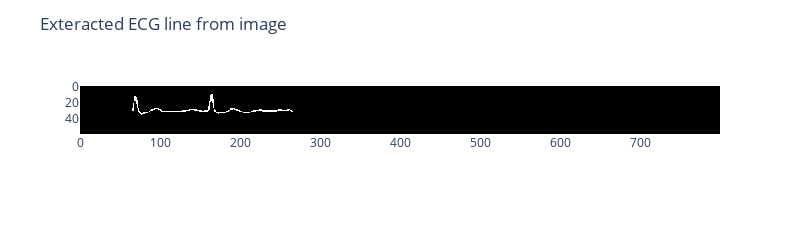
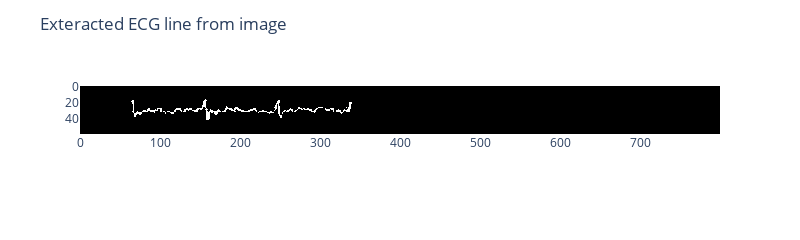

Source (notebook cell) for these figures, in order:
### Code cell
for i, image in enumerate(images):
    temporal_indecies = list()
    # color_map = find_color_space(dcm)

    print(i+1)
    img_visualization(image[-1,:,:,:])
    # pass the 3D image
    coordinates  = extraction(image[-1,:,:,:].squeeze())
    print(coordinates)
    
    
    temporal_indecies.append(cycle_indentifier(image, coordinates))

    # print('\n')
    # for temporal_index in temporal_indecies[0]:
    #     img_visualization(image[temporal_index,:,:,:])

    print('---------------------------------------------------------------')

### Figure 1 — Plotly figure (JSON) as saved in the notebook; plotly's stock layout.template omitted (floating-point values rounded to 4 significant figures; data arrays with more than 128 entries replaced by an {"elided": "..."} marker saying what was removed)
{"data": [{"coloraxis": "coloraxis", "hovertemplate": "x: %{x}<br>y: %{y}<br>color: %{z}<extra></extra>", "name": "0", "type": "heatmap", "xaxis": "x", "yaxis": "y", "z": {"elided": "60x800 int values"}}], "layout": {"coloraxis": {"colorscale": [[0, "rgb(0, 0, 0)"], [0.09091, "rgb(16, 16, 16)"], [0.1818, "rgb(38, 38, 38)"], [0.2727, "rgb(59, 59, 59)"], [0.3636, "rgb(81, 80, 80)"], [0.4545, "rgb(102, 101, 101)"], [0.5455, "rgb(124, 123, 122)"], [0.6364, "rgb(146, 146, 145)"], [0.7273, "rgb(171, 171, 170)"], [0.8182, "rgb(197, 197, 195)"], [0.9091, "rgb(224, 224, 223)"], [1, "rgb(254, 254, 253)"]], "showscale": false}, "height": 200, "margin": {"t": 60}, "title": {"text": "Exteracted ECG line from image"}, "width": 800, "xaxis": {"anchor": "y", "constrain": "domain", "domain": [0, 1], "scaleanchor": "y"}, "yaxis": {"anchor": "x", "autorange": "reversed", "constrain": "domain", "domain": [0, 1]}}}

### Figure 2 — Plotly figure (JSON) as saved in the notebook; plotly's stock layout.template omitted (floating-point values rounded to 4 significant figures; data arrays with more than 128 entries replaced by an {"elided": "..."} marker saying what was removed)
{"data": [{"coloraxis": "coloraxis", "hovertemplate": "x: %{x}<br>y: %{y}<br>color: %{z}<extra></extra>", "name": "0", "type": "heatmap", "xaxis": "x", "yaxis": "y", "z": {"elided": "60x800 int values"}}], "layout": {"coloraxis": {"colorscale": [[0, "rgb(0, 0, 0)"], [0.09091, "rgb(16, 16, 16)"], [0.1818, "rgb(38, 38, 38)"], [0.2727, "rgb(59, 59, 59)"], [0.3636, "rgb(81, 80, 80)"], [0.4545, "rgb(102, 101, 101)"], [0.5455, "rgb(124, 123, 122)"], [0.6364, "rgb(146, 146, 145)"], [0.7273, "rgb(171, 171, 170)"], [0.8182, "rgb(197, 197, 195)"], [0.9091, "rgb(224, 224, 223)"], [1, "rgb(254, 254, 253)"]], "showscale": false}, "height": 200, "margin": {"t": 60}, "title": {"text": "Exteracted ECG line from image"}, "width": 800, "xaxis": {"anchor": "y", "constrain": "domain", "domain": [0, 1], "scaleanchor": "y"}, "yaxis": {"anchor": "x", "autorange": "reversed", "constrain": "domain", "domain": [0, 1]}}}
